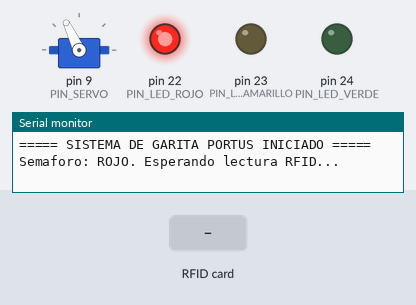
Simulated run of this sketch. Board: Arduino Mega 2560, built with avr-gcc and run on an emulated ATmega2560. Parts: servo, output pins drawn as LEDs (lit = HIGH), the last lines printed to the serial monitor. Wiring (inferred from the names in the program): IR receiver: data pin 7. The test bench sets the inputs (shaded band). Pins used as bus, display or sensor lines are not drawn.

Above: at 1.2 s.
1.3 s: RFID card EA 22 53 05 held to the reader
At 2.0 s:
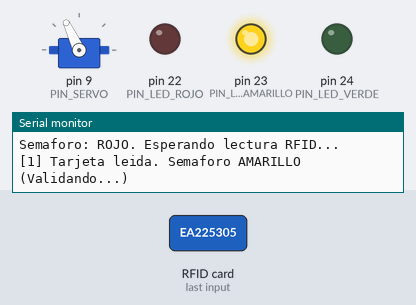
At 4.3 s:
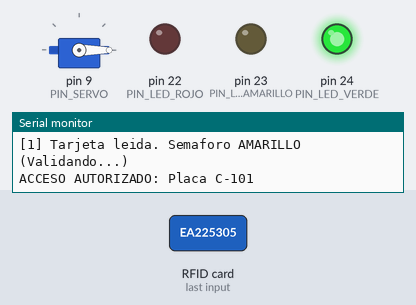
Timing chart, 0 to 5.8 s (numbered marks = the images above; inputs shaded):
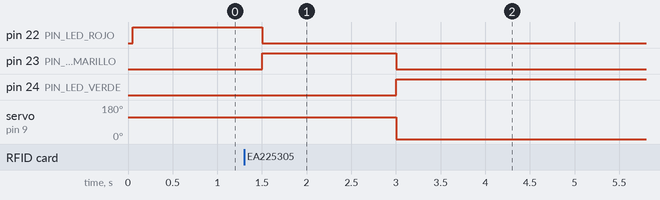

The sketch:

garita_talanquera.ino
```cpp
#include <SPI.h>
#include <MFRC522.h>
#include <Servo.h>

// --- Definiciones de Pines ---
#define SS_PIN 53
#define RST_PIN 5
#define PIN_SERVO 9
#define PIN_SENSOR_IR 7


// Pines del Semáforo (Puedes usar los pines PWM o digitales libres)
#define PIN_LED_ROJO 22
#define PIN_LED_AMARILLO 23
#define PIN_LED_VERDE 24

// --- Creación de Objetos ---
MFRC522 rfid(SS_PIN, RST_PIN);
Servo miTalanquera;

// --- Variables para control de tiempo (sin delay) ---
unsigned long ultimoTiempoLectura = 0;
const unsigned long intervaloCooldown = 1500;

unsigned long tiempoInicioApertura = 0;
const unsigned long tiempoCiego = 3000;

// Variables para el efecto del semáforo amarillo
unsigned long tiempoInicioValidacion = 0;
const unsigned long tiempoValidacion = 1500; // 1.5 seg de luz amarilla
String uidPendiente = "";

// --- MODELO DE DATOS: CAMIÓN ---
struct Camion {
  String rfid;
  String placa;
  bool autorizadoLocalmente;
};

Camion baseDatosCamiones[] = {
  {"EA225305", "C-101", true},
  {"99A08729", "C-202", true},
  {"E116F9B0", "C-303", false}
};
const int TOTAL_CAMIONES = 3;

// --- Estados de la Garita ---
enum EstadoGarita {
  ESPERANDO_CAMION,
  VALIDANDO_ACCESO,
  TIEMPO_CIEGO_ARRANQUE,
  TALANQUERA_ABIERTA,
  CAMION_CRUZANDO
};
EstadoGarita estadoActual = ESPERANDO_CAMION;

void setup() {
  Serial.begin(9600);
  pinMode(PIN_SENSOR_IR, INPUT);

  // Configurar pines del semáforo
  pinMode(PIN_LED_ROJO, OUTPUT);
  pinMode(PIN_LED_AMARILLO, OUTPUT);
  pinMode(PIN_LED_VERDE, OUTPUT);

  pinMode(53, OUTPUT);
  digitalWrite(53, HIGH);

  SPI.begin();
  rfid.PCD_Init();
  miTalanquera.attach(PIN_SERVO);
  cerrarTalanquera();

  // Estado inicial: Vehículo debe permanecer detenido
  actualizarSemaforo(HIGH, LOW, LOW);

  Serial.println("===== SISTEMA DE GARITA PORTUS INICIADO =====");
  Serial.println("Semaforo: ROJO. Esperando lectura RFID...");
}

void loop() {
  int estadoSensor = digitalRead(PIN_SENSOR_IR);

  switch (estadoActual) {

    case ESPERANDO_CAMION:
      if (millis() - ultimoTiempoLectura >= intervaloCooldown) {
        if (rfid.PICC_IsNewCardPresent() && rfid.PICC_ReadCardSerial()) {

          ultimoTiempoLectura = millis();

          // Extraer UID
          uidPendiente = "";
          for (byte i = 0; i < rfid.uid.size; i++) {
            if (rfid.uid.uidByte[i] < 0x10) uidPendiente += "0";
            uidPendiente += String(rfid.uid.uidByte[i], HEX);
          }
          uidPendiente.toUpperCase();

          rfid.PICC_HaltA();
          rfid.PCD_StopCrypto1();

          // Cambiar a luz amarilla: Estación realizando validación
          actualizarSemaforo(LOW, HIGH, LOW);
          tiempoInicioValidacion = millis();
          estadoActual = VALIDANDO_ACCESO;

          Serial.println("\n[1] Tarjeta leida. Semaforo AMARILLO (Validando...)");
        }
      }
      break;

    case VALIDANDO_ACCESO:
      // Esperamos 1.5 segundos para que la luz amarilla sea visible
      if (millis() - tiempoInicioValidacion >= tiempoValidacion) {

        bool camionEncontrado = false;
        bool accesoPermitido = false;
        String placaDetectada = "";

        for (int i = 0; i < TOTAL_CAMIONES; i++) {
          if (baseDatosCamiones[i].rfid == uidPendiente) {
            camionEncontrado = true;
            placaDetectada = baseDatosCamiones[i].placa;
            accesoPermitido = baseDatosCamiones[i].autorizadoLocalmente;
            break;
          }
        }

        if (camionEncontrado && accesoPermitido) {
          Serial.println("ACCESO AUTORIZADO: Placa " + placaDetectada);
          // Operación autorizada: Luz verde y abrir
          actualizarSemaforo(LOW, LOW, HIGH);
          abrirTalanquera();
          tiempoInicioApertura = millis();
          estadoActual = TIEMPO_CIEGO_ARRANQUE;
        } else {
          // Si no está registrado o no está autorizado, vuelve a rojo
          if (!camionEncontrado) {
            Serial.println("RECHAZO: RFID no reconocido.");
          } else {
            Serial.println("RECHAZO: Camion no autorizado.");
          }
          actualizarSemaforo(HIGH, LOW, LOW);
          estadoActual = ESPERANDO_CAMION;
        }
      }
      break;

    case TIEMPO_CIEGO_ARRANQUE:
      if (millis() - tiempoInicioApertura >= tiempoCiego) {
        estadoActual = TALANQUERA_ABIERTA;
      }
      break;

    case TALANQUERA_ABIERTA:
      if (estadoSensor == LOW) {
        Serial.println("[*] Camion cruzando la garita.");
        estadoActual = CAMION_CRUZANDO;
      }
      break;

    case CAMION_CRUZANDO:
      if (estadoSensor == HIGH) {
        Serial.println("[*] Camion libero el sensor. Cerrando talanquera.");
        cerrarTalanquera();

        // Vuelve a rojo al cerrar
        actualizarSemaforo(HIGH, LOW, LOW);
        estadoActual = ESPERANDO_CAMION;
        Serial.println("Semaforo: ROJO. ===== LISTO PARA EL SIGUIENTE CAMION =====");
      }
      break;
  }
}

// --- Funciones de acción ---
void abrirTalanquera() {
  miTalanquera.write(0);
}

void cerrarTalanquera() {
  miTalanquera.write(115);
}

// Función auxiliar para controlar las 3 luces fácilmente
void actualizarSemaforo(int rojo, int amarillo, int verde) {
  digitalWrite(PIN_LED_ROJO, rojo);
  digitalWrite(PIN_LED_AMARILLO, amarillo);
  digitalWrite(PIN_LED_VERDE, verde);
}
```

Measured:
- after the input at 1.3 s, pin 22 (PIN_LED_ROJO): HIGH → LOW after 0.20 s; pin 23 (PIN_LED_AMARILLO): LOW → HIGH after 0.20 s, → LOW 1.5 s later; pin 24 (PIN_LED_VERDE): LOW → HIGH after 1.7 s; servo on pin 9 (PIN_SERVO): 115° → 0° after 1.7 s
